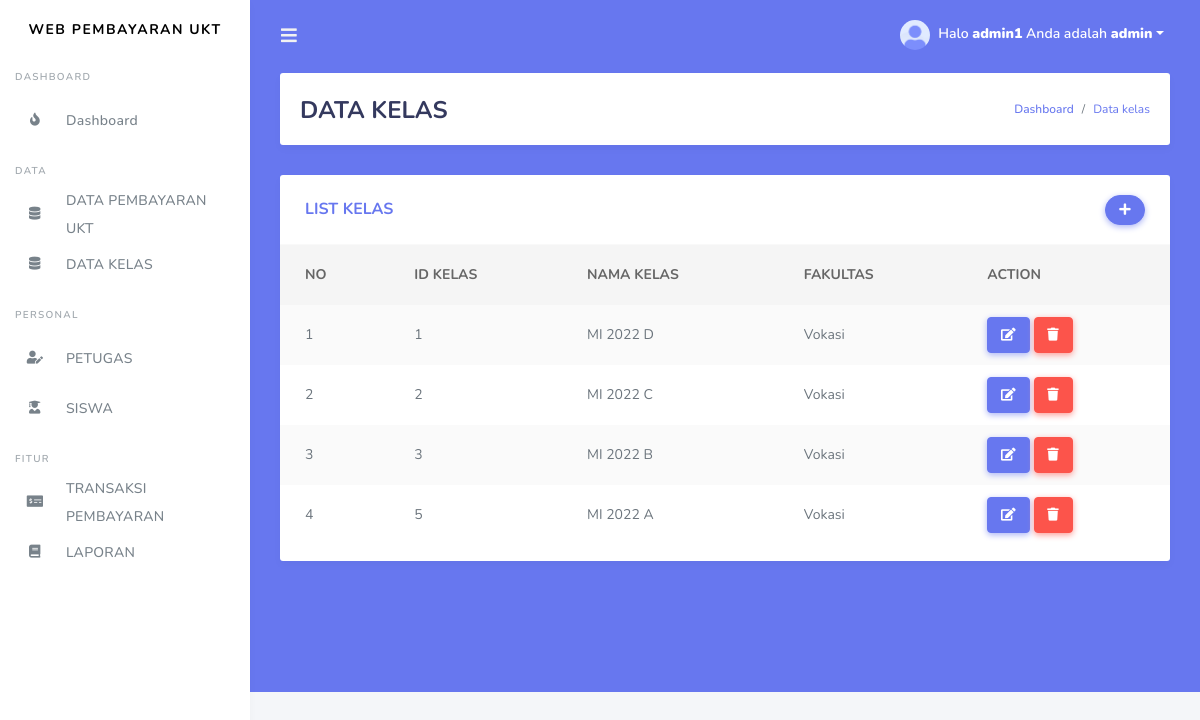
Screenshot of /kelas.php (signed in) with the database file from the repository.
### tables this page shows
CREATE TABLE `kelas` (
  `id_kelas` int(11) NOT NULL,
  `nama_kelas` varchar(10) NOT NULL,
  `kompetensi_keahlian` varchar(50) NOT NULL
);

### kelas.php (the view, shortened to what this page needs)
<!DOCTYPE html>
<html>
  <head>
  </head>
<body>
	<?php
  include ('tampilan/header.php');
  include ('tampilan/sidebar.php');
?>
      <div class="main-content bg-primary">
        <section class="section">
          <div class="section-header">
            <h1>DATA KELAS</h1>
            <div class="section-header-breadcrumb">
              <div class="breadcrumb-item active"><a href="#">Dashboard</a></div>
              <div class="breadcrumb-item text-primary">Data kelas</div>
            </div>
          </div>
            <div class="row">
              <div class="col-12">
                <div class="card">
                  <div class="card-header">
                    <h4>LIST KELAS</h4>
                    <div class="card-header-form">
                      <form>
                          <div class="input-group-btn">
                            <a href="tambah_kelas.php" class="btn btn-primary"><i class="fas fa-plus"></i></a>
                        </div>
                      </form>
                    </div>
                  </div>
                  <div class="card-body p-0">
                    <div class="table-responsive">
                      <table class="table table-striped">
                       <thead>
                          <tr>
                          <th>NO</th>
                          <th>ID KELAS</th>
                          <th>NAMA KELAS</th>
                          <th>FAKULTAS</th>
                          <th>ACTION</th>
                        </tr>
                        </thead>
                         <tbody>
                           <?php
                              $query = "SELECT * FROM kelas ORDER BY id_kelas ASC";
                              $result = mysqli_query($koneksi, $query);
                              $no = 1;
                              while($row = mysqli_fetch_assoc($result))
                              {
                              ?>
                        <tr>
                          <td><?php echo $no; ?></td>
                          <td><?php echo $row['id_kelas']; ?></td>
                          <td><?php echo $row['nama_kelas']; ?></td>
                          <td><?php echo substr($row['kompetensi_keahlian'], 0, 20); ?></td>
                          <td>
                          <a href="edit_kelas.php?id=<?php echo $row['id_kelas']; ?>"class="btn btn-primary"><i class="fas fa-edit"></i></a>
                          <a href="proses_hapuskelas.php?id=<?php echo $row['id_kelas']; ?>" class="btn btn-danger" onClick="return confirm('Anda yakin akan menghapus data ini?')"><i class="fas fa-trash"></i></a>
                          </td>
                        </tr>
                         <?php
                           $no++;
                           }
                         ?>
                         </tbody>
                      </table>
                    </div>
                  </div>
                </div>
              </div>
            </div>
        </section>
      </div>
    </div>
  </div>
</body>
</html>

### rows the page displays
kelas: id_kelas "1", nama_kelas "MI 2022 D", kompetensi_keahlian "Vokasi"
kelas: id_kelas "2", nama_kelas "MI 2022 C", kompetensi_keahlian "Vokasi"
kelas: id_kelas "3", nama_kelas "MI 2022 B", kompetensi_keahlian "Vokasi"
kelas: id_kelas "5", nama_kelas "MI 2022 A", kompetensi_keahlian "Vokasi"

### other values shown
$_SESSION['username'] "admin1"
$_SESSION['level'] "admin"
